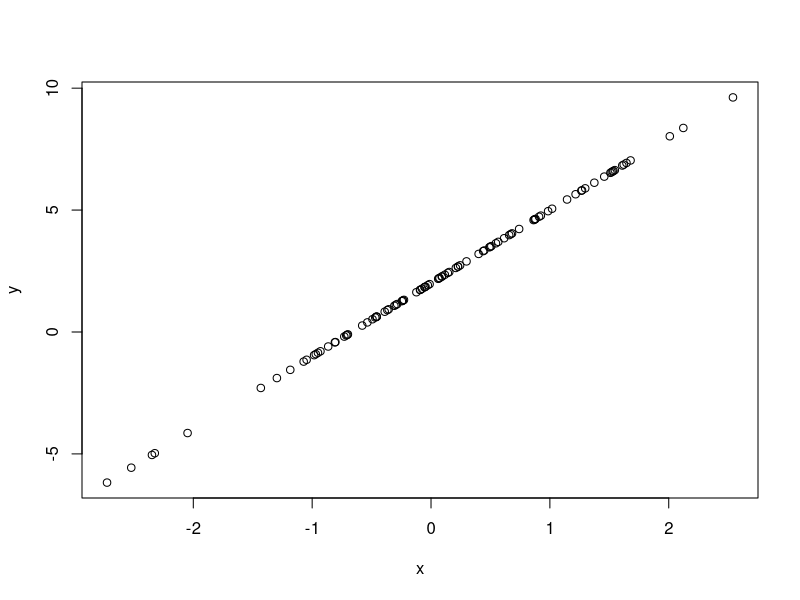
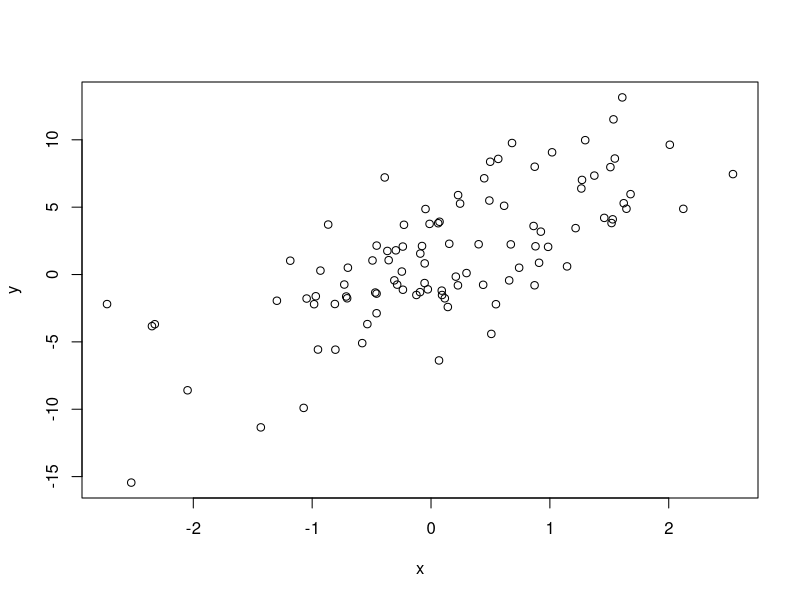
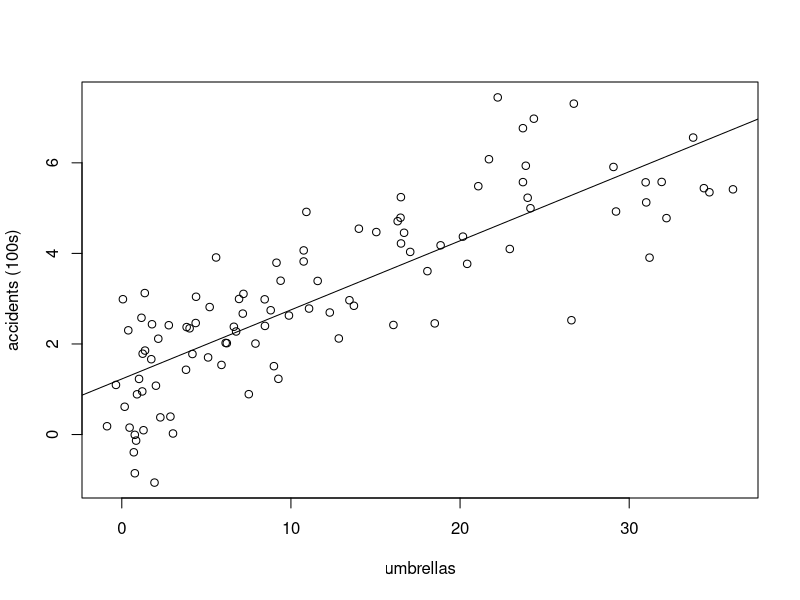
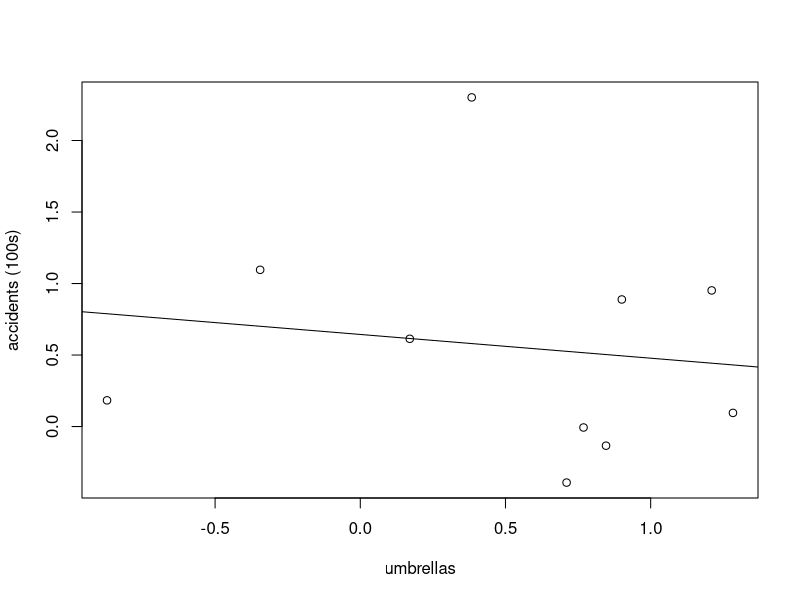
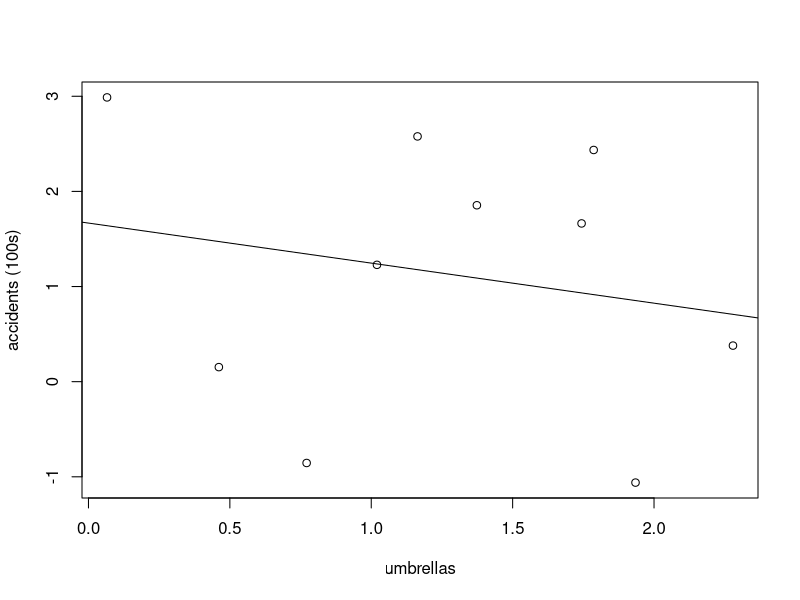
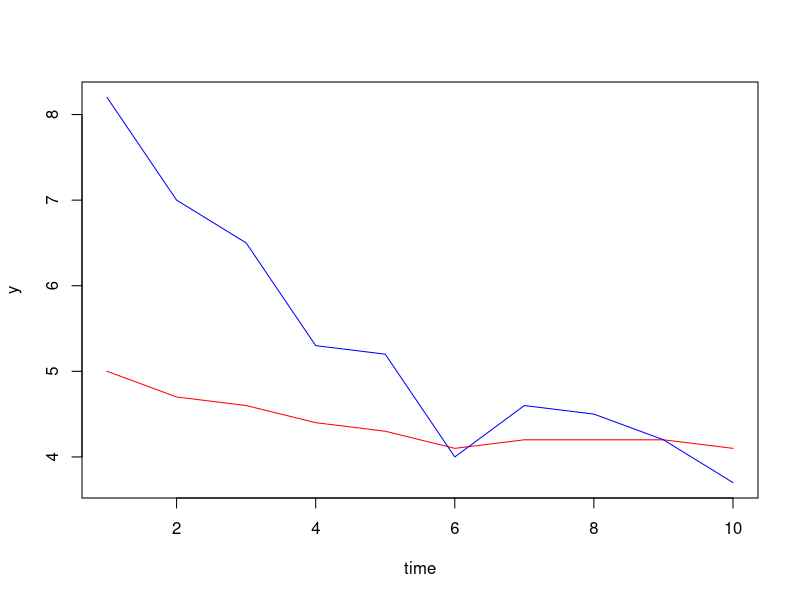
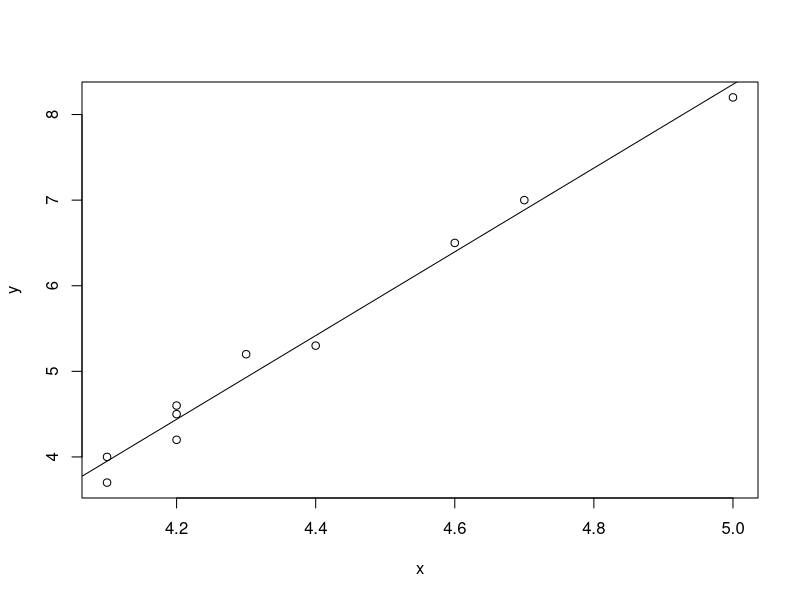
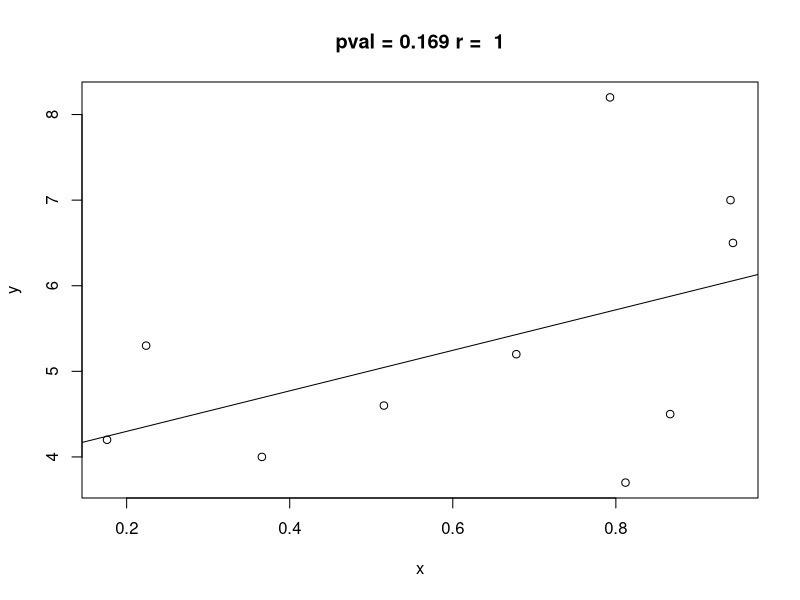

Reproduce these figures in R, in order. (Note: a time limit stopped this script after it produced the figures.)
#### epsilon = ignorance

n = 100
p = 1000
sigma = 0.1
x = rnorm(n)
U = matrix(runif(n * p, -0.2, 0.2), nrow = n)

#no noise case
f_of_x = 2 + 3 * x
t_of_xs = f_of_x
y = t_of_xs
plot(x, y)

#a little noise case
eps = rowSums(U[, 1:1000, drop = FALSE])
t_of_xs = f_of_x + eps
y = t_of_xs
plot(x, y)
summary(lm(y ~ x))


##### LRT vs F-test
set.seed(422)
n = 100
p = 10
sigma = 2
X = matrix(runif(n * p), nrow = n)
beta = rep(1, p)
y = X %*% as.matrix(beta) + rnorm(n, 0, sigma)
mod_full = lm(y ~ X)
summary(mod_full)
mod_red = lm(y ~ 1)
summary(mod_red)
anova(mod_red, mod_full, test = "LRT")
anova(mod_red, mod_full, test = "F")


###rainfall (z), umbrellas (X) and car accidents (y) example
set.seed(422)
n = 100
sigma = 0.3
z = runif(n, 0, 6)
x = z^2 + rnorm(n, sigma)
y = z + rnorm(n, sigma)
plot(x, y, xlab = "umbrellas", ylab = "accidents (100s)")
mod = lm(y ~ x)
abline(mod)
summary(mod)

mod = lm(y ~ x + z)
summary(mod)

#accidents vs umbrellas with rainfall constant
z_low = z < quantile(z, 0.1)

mod = lm(y[z_low] ~ x[z_low])
plot(x[z_low], y[z_low], xlab = "umbrellas", ylab = "accidents (100s)")
abline(mod)
summary(mod)

z_low = quantile(z, 0.1) < z & z < quantile(z, 0.2)

mod = lm(y[z_low] ~ x[z_low])
plot(x[z_low], y[z_low], xlab = "umbrellas", ylab = "accidents (100s)")
abline(mod)
summary(mod)




#### spurious correlation

yearly_divorce_rate_maine_per_1000 = c(5,4.7,4.6,4.4,4.3,4.1,4.2,4.2,4.2,4.1)
yearly_US_consumption_margarine_per_capita = c(8.2,7,6.5,5.3,5.2,4,4.6,4.5,4.2,3.7)
n = length(yearly_divorce_rate_maine_per_1000)
plot(1 : n, 
     yearly_divorce_rate_maine_per_1000, 
     type = "l", col = "red", ylab = "y", xlab = "time",
     ylim = c(min(yearly_divorce_rate_maine_per_1000, yearly_US_consumption_margarine_per_capita), max(yearly_divorce_rate_maine_per_1000, yearly_US_consumption_margarine_per_capita)))
points(1 : n, yearly_US_consumption_margarine_per_capita, type = "l", col = "blue")

x = yearly_divorce_rate_maine_per_1000
y = yearly_US_consumption_margarine_per_capita
plot(x, y)
#make a linear model
mod = lm(y ~ x)
summary(mod)
abline(mod)
# F-test says probability of seeing this linear relationship or 
# a relationship better correlated given no linear relationship 
# is about 1 in 100,000,000

#can we duplicate this? with enough time...

r = 0
min_pval = 1
while (TRUE){
  r = r + 1
  if (r %% 10000 == 0){cat("r =", r, "\n")}
  x = runif(n)
  #make a linear model
  mod = lm(y ~ x)
  #grab the pval of the t-test = F-test
  pval = coef(summary(mod))[2, 4]
  
  if (pval < min_pval){
    min_pval = pval
    plot(x, y, main = paste("pval =", signif(pval, 3), "r = ", r))
    abline(mod)
  }
  if (pval < 1e-8){
    break
  }
}

#### Scheffe's Correction
# install.packages("agricolae")
# library(agricolae)
# X = fread("baseball.csv")
# mod = lm(salary_thou ~ ., X)
# summary(mod)
# scheffe.test(mod, trt = "num_rbi")

######## F-test provides protection, t-test still passes
set.seed(422)
n = 100

sigma = 5
x1 = seq(0, 10, length.out = n)
y = x1 + rnorm(n, 0, sigma)
plot(x1, y)
mod = lm(y ~ x1)
abline(mod)
summary(mod)

set.seed(421)
p = 100
Xjunk = matrix(rnorm(n*p), nrow = n)
X = cbind(x1, Xjunk)
colnames(X) = c("real", rep("fake", p))

mod = lm(y ~ X[, 1:80])
abline(mod)
summary(mod)

###########slope = 0 testing
beta_0 = 1.5
beta_1 = 2
sigma = 2
n = 10

x = runif(n)
y = beta_0 + beta_1 * x + rnorm(n, 0, sigma)
mod = lm(y ~ x)
plot(x, y)
summary(mod)
abline(mod, col = "blue")

##is this valid for trying to prove that \beta_1 = 0? No... since it is your default position

bethat_1 = coef(summary(mod))[1, 1]
se_bethat_1 = coef(summary(mod))[1, 2]
bethat_1 + c(-1, 1) * 2 * se_bethat_1

#if delta is reasonable... you cannot reject the null that \beta_1 \neq 0!
